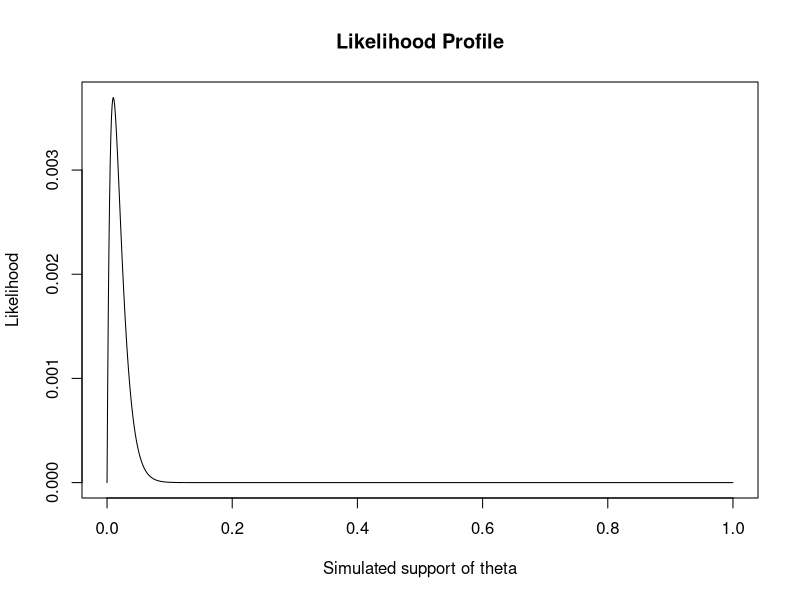
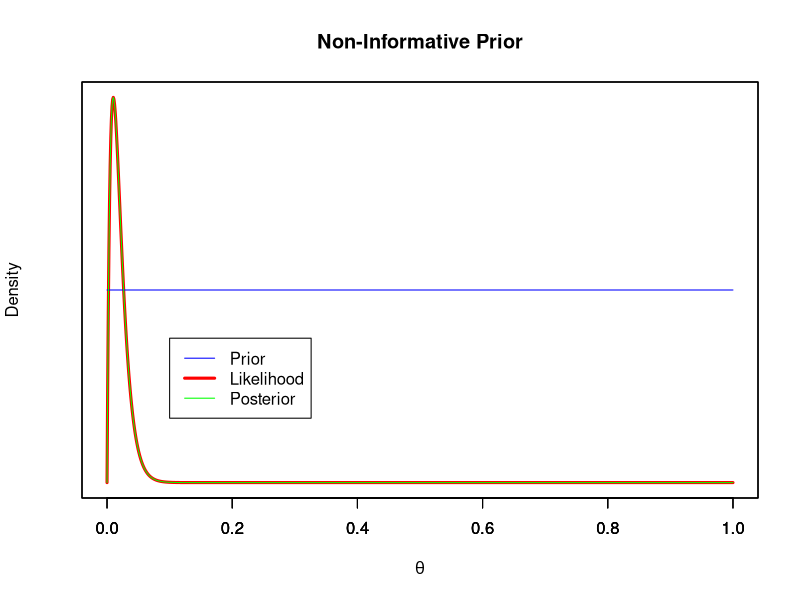
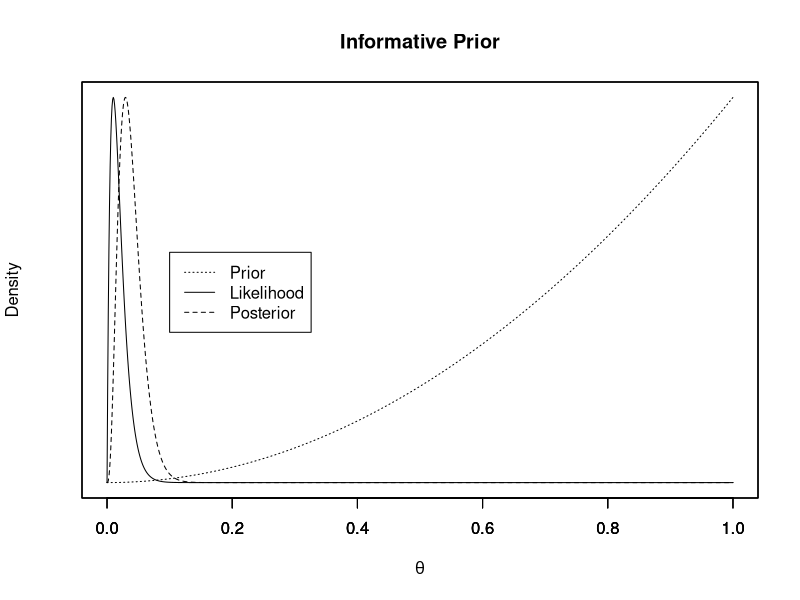
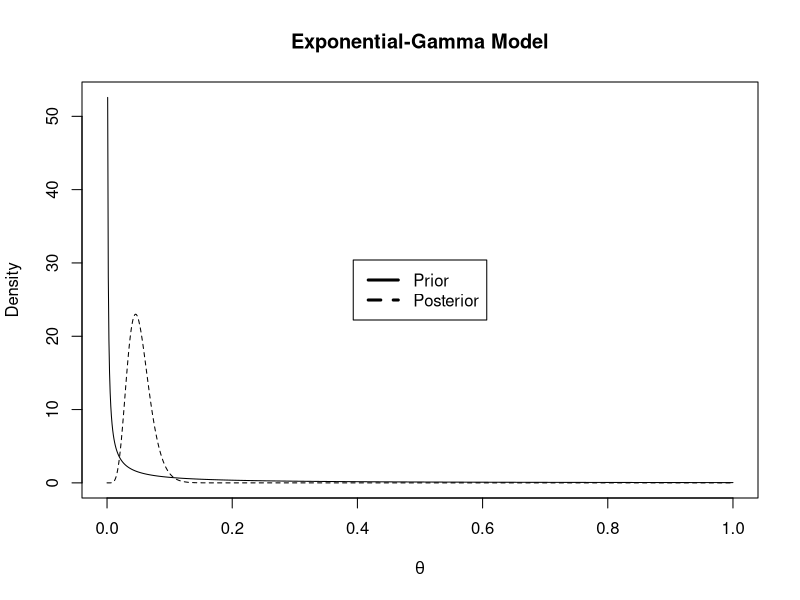
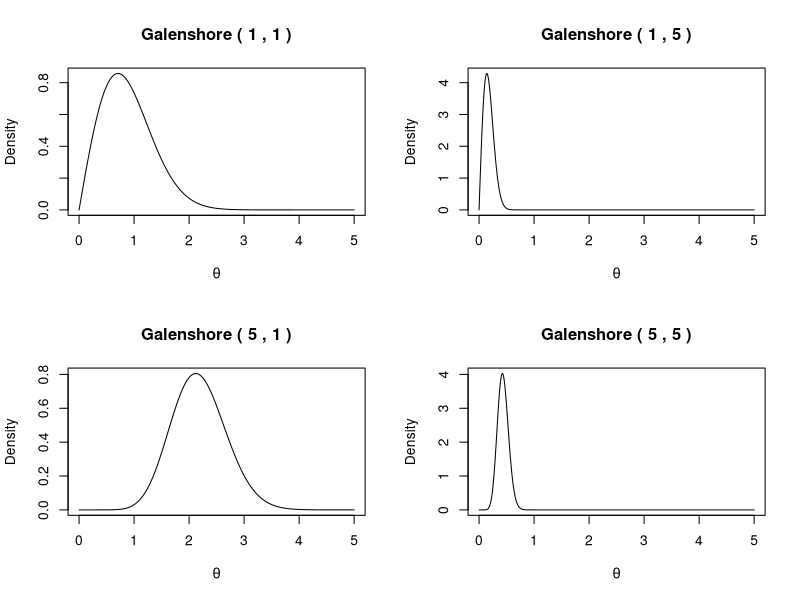

The R script that drew these images, in order:
## ---- chunk 1
knitr::opts_chunk$set(echo = TRUE)
## ---- chunk 2
# set a seed
set.seed(123)
# create the observed data
obs.data <- rbinom(n = 100, size = 1, prob = 0.01)
# inspect the observed data
head(obs.data)
tail(obs.data)
length(obs.data)
## ---- chunk 3
### Bernoulli LH Function ###
# Input: obs.data, theta
# Output: bernoulli likelihood

bernoulliLHFunction <- function(obs.data, theta) {
  x <- sum(obs.data)
  n <- length(obs.data)
  like <- theta ^ x * (1 - theta) ^ (n-x) 
  return(like)
}

### Plot LH for a grid of theta values ###
# Create the grid #
# Store the LH values
# Create the Plot
theta <- seq(0, 1, length = 1000)
like <- bernoulliLHFunction(obs.data, theta)
plot(theta, like, type = "l", ylab = "Likelihood", lty = 1, lwd = 1, xlab = "Simulated support of theta", main = "Likelihood Profile")
## ---- chunk 4
### Beta Bernoulli Posterior Function
# Input: a, b, obs.data
# Output: posterior.a, posterior.b (Hyperparameters for the posterior distribution)

betabernoulliPosteriorFunction <- function(a, b, obs.data) {
  x <- sum(obs.data)
  n <- length(obs.data)
  posterior.a <- x + a
  posterior.b <- n - x + b
  return(c(posterior.a, posterior.b))
}
## ---- chunk 5
betabernoulliPosteriorFunction(1, 1, obs.data)
## ---- chunk 6
betabernoulliPosteriorFunction(3, 1, obs.data)
## ---- chunk 7
### Generating Parameters and Distributions
informative.posterior.a <- betabernoulliPosteriorFunction(3, 1, obs.data)[1]
informative.posterior.b <- betabernoulliPosteriorFunction(3, 1, obs.data)[2]
noninformative.posterior.a <- betabernoulliPosteriorFunction(1, 1, obs.data)[1]
noninformative.posterior.b <- betabernoulliPosteriorFunction(1, 1, obs.data)[2]
informative.posterior <- dbeta(theta, informative.posterior.a, informative.posterior.b)
noninformative.posterior <- dbeta(theta, noninformative.posterior.a, noninformative.posterior.b)
informative.prior <- dbeta(theta, 3, 1)
noninformative.prior <- dbeta(theta, 1, 1)
## ---- chunk 8
### Plot Non-Informative Prior
plot(theta, like, type = "l", ylab = "Density", yaxt = "n", col = "red", lwd = 3, xlab = expression(theta), main = "Non-Informative Prior")
par(new =  TRUE)
plot(theta, noninformative.prior, ylab = "", yaxt = "n", col = "blue", lwd = 1, xlab = "", type = "l")
par(new = TRUE)
plot(theta, noninformative.posterior, ylab = "", yaxt = "n", col = "green", lwd = 1, xlab = "", type = "l")
legend(0.1, 14, c("Prior", "Likelihood", "Posterior"), col = c("blue","red","green"), lwd = c(1,3,1))
## ---- chunk 9
# Plot Informative Prior Case
plot(theta, like, type = "l", ylab = "Density", yaxt = "n", lty = 1, lwd = 1, xlab = expression(theta), main = "Informative Prior")
par(new =  TRUE)
plot(theta, informative.prior, ylab = "", yaxt = "n", lty = 3, lwd = 1, xlab = "", type = "l")
par(new = TRUE)
plot(theta, informative.posterior, ylab = "", yaxt = "n", lty = 2, lwd = 1, xlab = "", type = "l")
legend(0.1, 14, c("Prior", "Likelihood", "Posterior"), lty = c(3,1,2), lwd = c(1,1,1))
## ---- chunk 10
### Model sample data
strike.data <- c(20.9, 69.7, 3.6, 21.8, 21.4, 0.4, 6.7, 10.0)
x <- sum(strike.data)
n <- length(strike.data)
gamma_theta <- seq(0, 1, length = 1000)
### Calculate prior
prior.alpha <- 0.1
prior.beta <- 1
prior <- dgamma(gamma_theta, shape = prior.alpha, rate = prior.beta)
### Calculate posterior
posterior.alpha <- n + prior.alpha
posterior.beta <- x + prior.beta
posterior <- dgamma(gamma_theta, shape = posterior.alpha, rate =posterior.beta)
## ---- chunk 11
### Plot prior and posterior
plot(gamma_theta, prior, type = "l", ylab = "Density", lty = 1, lwd = 1, xlab = expression(theta), main = "Exponential-Gamma Model")
lines(gamma_theta, posterior, ylab = "", yaxt = "n", lty = 2, lwd = 1, xlab = "", type = "l")
legend("center", c("Prior", "Posterior"), lty = c(1,2), lwd = c(3,3))
## ---- chunk 12
### Galenshore Plotting Function ###
# Input: c, d, theta
# Output: Galenshore Density Plot

galenshorePlotter <- function(c, d) {
  theta <- seq(0,5, length = 1000)
  density <- (2 / gamma(c)) * (d ^ (2 * c)) *  theta ^ (2 * c - 1) * exp(-(d ^ 2) * (theta ^ 2))
  plot(theta, density, type = "l", lty = 1, xlab = expression(theta), ylab = "Density", main = paste("Galenshore (",c,",",d,")"))
}

### Plot four Galenshores
par(mfrow = c(2,2))
galenshorePlotter(1,1)
galenshorePlotter(1,5)
galenshorePlotter(5,1)
galenshorePlotter(5,5)
